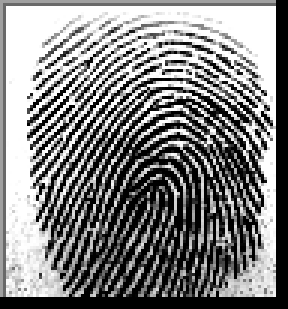
#> input picture finger_to_hash/demo_finger/100__M_Left_index_finger.bmp, 96 x 103 px, found by its file name (shown 3 times larger)
$ python finger_to_hash.py   (older library calls are emulated)
#> lines starting #> are read from the running program, lines starting #| are printed output that depends on the picture; after the words box and inside, x2 and y2 are one past the last pixel; in counts of white or black regions, pixels touching at a corner belong together
import cv2
import numpy as np
from skimage.morphology import skeletonize
from math import atan2, cos, sin, pi
import hashlib
from simhash import Simhash
import json

# -----------------------------
# CONFIG
# -----------------------------
IMAGE_PATH = "100__M_Left_index_finger.bmp"  # Change this to your file path

# -----------------------------
# STEP 1: Read and preprocess
# -----------------------------
def read_image(path):
    img = cv2.imread(path)
    if img is None:
        raise FileNotFoundError(f"Cannot read image at: {path}")
    if len(img.shape) == 3:
        img = cv2.cvtColor(img, cv2.COLOR_BGR2GRAY)
    return img

def preprocess_fingerprint(img):
    img = cv2.resize(img, (256, 256))
    edges = cv2.Canny(img, 50, 150)
    lines = cv2.HoughLines(edges, 1, np.pi / 180, 150)
    if lines is not None:
        rho, theta = lines[0][0]
        angle = np.degrees(theta)
        M = cv2.getRotationMatrix2D((128, 128), -angle, 1)
        img = cv2.warpAffine(img, M, (256, 256))
    return img

# -----------------------------
# STEP 2: Enhancement
# -----------------------------
def enhance_contrast(img):
    clahe = cv2.createCLAHE(clipLimit=2.0, tileGridSize=(8,8))
    return clahe.apply(img)

def gabor_enhance(img, ksize=21, sigma=5.0, theta_list=None, lambd=10.0, gamma=0.5, psi=0):
    if theta_list is None:
        theta_list = np.linspace(0, np.pi, 8, endpoint=False)
    accum = np.zeros_like(img, dtype=np.float32)
    for theta in theta_list:
        kern = cv2.getGaborKernel((ksize, ksize), sigma, theta, lambd, gamma, psi, ktype=cv2.CV_32F)
        filtered = cv2.filter2D(img.astype(np.float32), cv2.CV_32F, kern)
        np.maximum(accum, filtered, out=accum)
    acc = accum - accum.min()
    return (acc / acc.max() * 255).astype(np.uint8) if acc.max() != 0 else acc.astype(np.uint8)

def binarize(img):
    thr = cv2.adaptiveThreshold(img, 255, cv2.ADAPTIVE_THRESH_GAUSSIAN_C,
                                cv2.THRESH_BINARY, 21, 5)
    inv = cv2.bitwise_not(thr)
    return inv // 255

def thin(img_bin):
    return skeletonize(img_bin > 0).astype(np.uint8)

# -----------------------------
# STEP 3: Minutiae extraction
# -----------------------------
def minutiae_from_skeleton(skel):
    H, W = skel.shape
    minutiae = []
    gx = cv2.Sobel(skel.astype(np.float32), cv2.CV_32F, 1, 0, ksize=3)
    gy = cv2.Sobel(skel.astype(np.float32), cv2.CV_32F, 0, 1, ksize=3)
    for y in range(1, H-1):
        for x in range(1, W-1):
            if skel[y, x] == 0:
                continue
            nb = skel[y-1:y+2, x-1:x+2].copy()
            nb[1,1] = 0
            count = int(nb.sum())
            if count == 1 or count == 3:
                gxv = gx[y, x]
                gyv = gy[y, x]
                ang = atan2(gyv, gxv) if not (gxv == 0 and gyv == 0) else 0.0
                typ = "ending" if count == 1 else "bifurcation"
                minutiae.append((y, x, typ, ang))
    return minutiae

# -----------------------------
# STEP 4: Descriptor building
# -----------------------------
def pca_normalize_points(points):
    if len(points) == 0:
        return points, 0.0, np.array([0.0, 0.0])
    mean = points.mean(axis=0)
    centered = points - mean
    cov = np.cov(centered.T)
    eigvals, eigvecs = np.linalg.eigh(cov + 1e-9*np.eye(2))
    principal = eigvecs[:, np.argmax(eigvals)]
    angle = atan2(principal[1], principal[0])
    c, s = cos(-angle), sin(-angle)
    R = np.array([[c, -s], [s, c]])
    rotated = centered.dot(R.T)
    return rotated, angle, mean

def build_fixed_descriptor(minutiae, image_shape, grid_size=(16,16), orient_bins=8):
    H, W = image_shape
    pts = np.array([[x, y] for (y, x, _, _) in minutiae], dtype=np.float32)
    if pts.size == 0:
        return np.zeros(grid_size[0]*grid_size[1]*orient_bins, dtype=np.uint8)
    rotated, angle, mean = pca_normalize_points(pts)
    minxy = rotated.min(axis=0)
    maxxy = rotated.max(axis=0)
    span = maxxy - minxy
    span[span == 0] = 1.0
    gx, gy = grid_size
    desc = np.zeros((gy, gx, orient_bins), dtype=np.uint8)
    for (y, x, typ, ang) in minutiae:
        orig = np.array([x, y], dtype=np.float32)
        centered = orig - mean
        c, s = cos(-angle), sin(-angle)
        R = np.array([[c, -s], [s, c]])
        rotated_pt = centered.dot(R.T)
        normx = (rotated_pt[0] - minxy[0]) / span[0]
        normy = (rotated_pt[1] - minxy[1]) / span[1]
        cx = min(max(normx, 0.0), 0.9999)
        cy = min(max(normy, 0.0), 0.9999)
        ix = int(cx * gx)
        iy = int(cy * gy)
        a = (ang + pi) % (2*pi)
        bin_idx = int((a / (2*pi)) * orient_bins) % orient_bins
        desc[iy, ix, bin_idx] = 1
    return desc.flatten()

# -----------------------------
# STEP 5: Tolerant hash
# -----------------------------
def tolerant_hash(descriptor):
    # Convert descriptor bits into textual feature tokens for Simhash
    features = [f"bit_{i}" for i, b in enumerate(descriptor) if b == 1]
    sim_val = Simhash(features).value
    return hashlib.sha256(str(sim_val).encode()).hexdigest()

# -----------------------------
# STEP 6: Main pipeline
# -----------------------------
def fingerprint_to_hash(image_path):
    img = read_image(image_path)
#> in read_image, img is the input picture: shape (103, 96, 3); min 0, max 255, mean 130
    img = preprocess_fingerprint(img)
#> in preprocess_fingerprint, `img = cv2.resize(img, (256, 256))`:
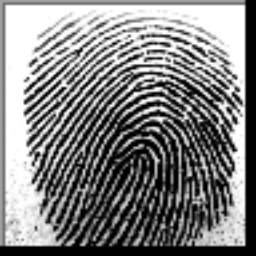
#> img: shape (256, 256); min 0, max 255, mean 129.9
#> in preprocess_fingerprint, `edges = cv2.Canny(img, 50, 150)`:
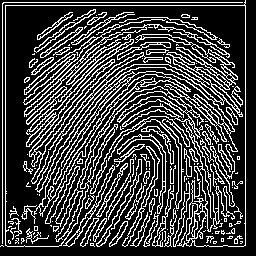
#> edges: shape (256, 256); 25.3% white in thin lines or dots
#> in preprocess_fingerprint, `lines = cv2.HoughLines(edges, 1, np.pi / 180, 150)`: lines = [[245, 0], [2, 0], [5, 0], [2, 1.57], [5, 1.57], [170, 0.785]]
#> in preprocess_fingerprint, `rho, theta = lines[0][0]`: rho = 245; theta = 0
#> in preprocess_fingerprint, `M = cv2.getRotationMatrix2D((128, 128), -angle, 1)`: M = [[1, 0, 0], [0, 1, 0]]
    enhanced = enhance_contrast(img)
    gabor = gabor_enhance(enhanced)
#> the loop in gabor_enhance, `for theta in theta_list:` made 8 passes
#> pass 1, in gabor_enhance, `filtered = cv2.filter2D(img.astype(np.float32), cv2.CV_32F, kern)`:
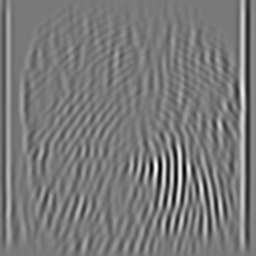
#> filtered: shape (256, 256) float32; min -8938.1, max 9773.7, mean -10; drawn with min black and max white
#> after the loop in gabor_enhance, `for theta in theta_list:`:
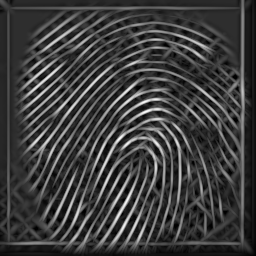
#> accum: shape (256, 256) float32; min 0, max 11567, mean 2796.4; drawn with min black and max white
    bin_img = binarize(gabor)
#> in binarize, `thr = cv2.adaptiveThreshold(img, 255, cv2.ADAPTIVE_THRESH_GAUSSIAN_C, ..`:
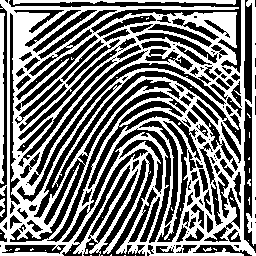
#> thr: shape (256, 256); 48.2% white; 52 white regions (46 under 20 px), largest, box (x1, y1, x2, y2) and area: (0, 0, 256, 256) 30101, (0, 13, 5, 184) 633, (13, 0, 236, 5) 609, (0, 198, 5, 208) 36, (0, 209, 5, 217) 22, (203, 247, 212, 252) 22
    skel = thin(bin_img)
#> in thin, `return skeletonize(img_bin > 0).astype(np.uint8)`:
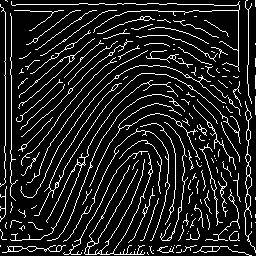
#> returned value: shape (256, 256); values 0 (black) and 1 (white), 11.9% white in thin lines or dots
    minutiae = minutiae_from_skeleton(skel)
#> in minutiae_from_skeleton, `gy = cv2.Sobel(skel.astype(np.float32), cv2.CV_32F, 0, 1, ksize=3)`:
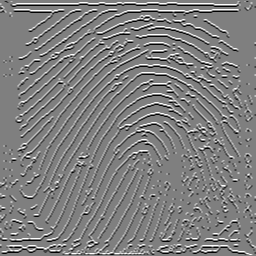
#> gy: shape (256, 256) float32; min -4, max 4, mean 0.00394; drawn with min black and max white
#> after the loop in minutiae_from_skeleton, `for y in range(1, H-1):`: minutiae = 1211 items, first 6: (1, 7, 'ending', -2.36), (1, 11, 'ending', 1.57), (1, 239, 'ending', 2.36), (3, 238, 'bifurcation', 2.36), (3, 251, 'ending', 1.57), (4, 237, 'bifurcation', 0)
    descriptor = build_fixed_descriptor(minutiae, skel.shape)
#> in build_fixed_descriptor, `pts = np.array([[x, y] for (y, x, _, _) in minutiae], dtype=np.float32)`: pts = 1211 pairs, first value 1 to 251, second value 1 to 254
#> in pca_normalize_points, `mean = points.mean(axis=0)`: mean = [142.8, 147.2]
#> in pca_normalize_points, `centered = points - mean`: centered = 1211 pairs, first value -141.8 to 108.2, second value -146.2 to 106.8
#> in pca_normalize_points, `cov = np.cov(centered.T)`: cov = [[5374.5, -237.8], [-237.8, 5579.9]]
#> in pca_normalize_points, `eigvals, eigvecs = np.linalg.eigh(cov + 1e-9*np.eye(2))`: eigvals = [5218.2, 5736.3]; eigvecs = [[-0.836, -0.549], [-0.549, 0.836]]
#> in pca_normalize_points, `principal = eigvecs[:, np.argmax(eigvals)]`: principal = [-0.549, 0.836]
#> in pca_normalize_points, `angle = atan2(principal[1], principal[0])`: angle = 2.15
#> in pca_normalize_points, `c, s = cos(-angle), sin(-angle)`: c = -0.549; s = -0.836
#> in pca_normalize_points, `R = np.array([[c, -s], [s, c]])`: R = [[-0.549, 0.836], [-0.836, -0.549]]
#> in pca_normalize_points, `rotated = centered.dot(R.T)`: rotated = 1211 pairs, first value -180 to 164.9, second value -140.3 to 193.8
#> in build_fixed_descriptor, `rotated, angle, mean = pca_normalize_points(pts)`: angle = 2.15; mean = [142.8, 147.2]
#> in build_fixed_descriptor, `minxy = rotated.min(axis=0)`: minxy = [-180, -140.3]
#> in build_fixed_descriptor, `maxxy = rotated.max(axis=0)`: maxxy = [164.9, 193.8]
#> in build_fixed_descriptor, `span = maxxy - minxy`: span = [344.9, 334.1]
#> the loop in build_fixed_descriptor, `for (y, x, typ, ang) in minutiae:` made 1211 passes
#> (y, x, typ, ang, orig, centered, rotated_pt, normx) on passes 1 to 3: (1, 7, 'ending', -2.36, [7, 1], [-135.8, -146.2], [-47.61, 193.8], 0.384), (1, 11, 'ending', 1.57, [11, 1], [-131.8, -146.2], [-49.8, 190.4], 0.377), (1, 239, 'ending', 2.36, [239, 1], [96.24, -146.2], [-175.1, -0.0876], 0.0143)
    hash_val = tolerant_hash(descriptor)
    return {
        "IMAGE_PATH": image_path,
        "hash_value": hash_val
    }

# -----------------------------
# ENTRY POINT
# -----------------------------
if __name__ == "__main__":
#> (the run stopped early here; a loop or call above may not have finished)

$ run again, with finger_to_hash/demo_finger/100__M_Right_little_finger.bmp copied over finger_to_hash/demo_finger/100__M_Left_index_finger.bmp
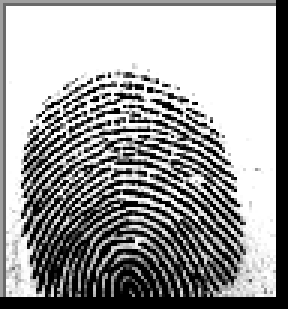
#> input picture finger_to_hash/demo_finger/100__M_Right_little_finger.bmp, 96 x 103 px, found by its file name (shown 3 times larger)
#> in read_image, img is the input picture: shape (103, 96, 3); min 0, max 255, mean 157.9
#> in preprocess_fingerprint, `edges = cv2.Canny(img, 50, 150)`:
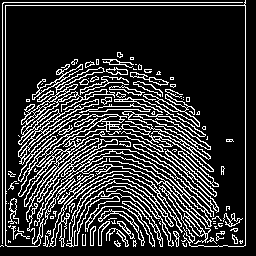
#> edges: shape (256, 256); 19.5% white in thin lines or dots
#> lines = [[245, 0], [2, 0], [5, 0], [2, 1.57], [5, 1.57], [11, 2.36]]
#> rho = 245; theta = 0
#> M = [[1, 0, 0], [0, 1, 0]]
#> thr: shape (256, 256); 61.6% white; 215 black regions (82 under 20 px), largest, box (x1, y1, x2, y2) and area: (9, 0, 241, 242) 2359, (244, 0, 252, 243) 1645, (98, 157, 215, 240) 1079
#> in minutiae_from_skeleton, `gy = cv2.Sobel(skel.astype(np.float32), cv2.CV_32F, 0, 1, ksize=3)`:
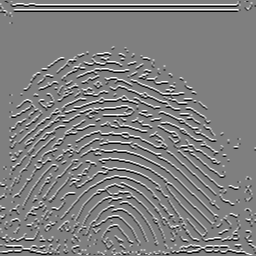
#> gy: shape (256, 256) float32; min -4, max 4, mean 0.00223; drawn with min black and max white
#> after the loop in minutiae_from_skeleton, `for y in range(1, H-1):`: minutiae = 1264 items, first 6: (1, 7, 'ending', -2.36), (1, 11, 'ending', 1.57), (3, 238, 'bifurcation', 2.36), (3, 251, 'ending', 1.57), (4, 237, 'bifurcation', 0), (4, 238, 'bifurcation', -2.36)
#> pts = 1264 pairs, first value 1 to 251, second value 1 to 254
#> in pca_normalize_points, `mean = points.mean(axis=0)`: mean = [110.1, 161.9]
#> in pca_normalize_points, `centered = points - mean`: centered = 1264 pairs, first value -109.1 to 140.9, second value -160.9 to 92.13
#> cov = [[4595.3, 455.9], [455.9, 3763.4]]
#> eigvals = [3562.3, 4796.5]; eigvecs = [[0.404, -0.915], [-0.915, -0.404]]
#> principal = [-0.915, -0.404]
#> in pca_normalize_points, `angle = atan2(principal[1], principal[0])`: angle = -2.73
#> in pca_normalize_points, `c, s = cos(-angle), sin(-angle)`: c = -0.915; s = 0.404
#> in pca_normalize_points, `R = np.array([[c, -s], [s, c]])`: R = [[-0.915, -0.404], [0.404, -0.915]]
#> in pca_normalize_points, `rotated = centered.dot(R.T)`: rotated = 1264 pairs, first value -160.9 to 160.7, second value -126.1 to 202.2
#> in build_fixed_descriptor, `rotated, angle, mean = pca_normalize_points(pts)`: angle = -2.73; mean = [110.1, 161.9]
#> minxy = [-160.9, -126.1]
#> maxxy = [160.7, 202.2]
#> span = [321.6, 328.3]
#> the loop in build_fixed_descriptor, `for (y, x, typ, ang) in minutiae:` made 1264 passes
#> (y, x, typ, ang, orig, centered, rotated_pt, normx) on passes 1 to 3: (1, 7, 'ending', -2.36, [7, 1], [-103.1, -160.9], [159.3, 105.6], 0.995), (1, 11, 'ending', 1.57, [11, 1], [-99.09, -160.9], [155.6, 107.2], 0.984), (3, 238, 'bifurcation', 2.36, [238, 3], [127.9, -158.9], [-52.88, 197], 0.336)

$ run again, with finger_to_hash/demo_finger/101__M_Left_middle_finger.bmp copied over finger_to_hash/demo_finger/100__M_Left_index_finger.bmp
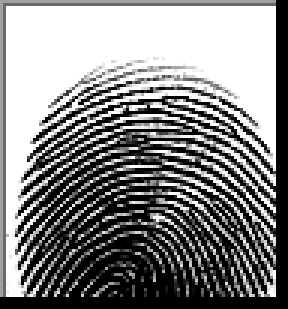
#> input picture finger_to_hash/demo_finger/101__M_Left_middle_finger.bmp, 96 x 103 px, found by its file name (shown 3 times larger)
#> in read_image, img is the input picture: shape (103, 96, 3); min 0, max 255, mean 133.1
#> in preprocess_fingerprint, `edges = cv2.Canny(img, 50, 150)`:
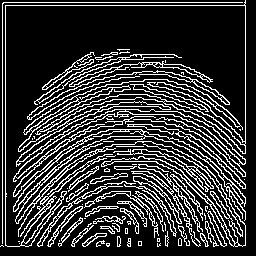
#> edges: shape (256, 256); 20.6% white in thin lines or dots
#> lines = [[2, 0], [5, 0], [2, 1.57], [5, 1.57], [245, 0]]
#> rho = 2; theta = 0
#> M = [[1, 0, 0], [0, 1, 0]]
#> thr: shape (256, 256); 55.5% white; 134 black regions (67 under 20 px), largest, box (x1, y1, x2, y2) and area: (9, 0, 241, 128) 3984, (10, 113, 256, 217) 3105, (9, 145, 241, 241) 1592
#> in minutiae_from_skeleton, `gy = cv2.Sobel(skel.astype(np.float32), cv2.CV_32F, 0, 1, ksize=3)`:
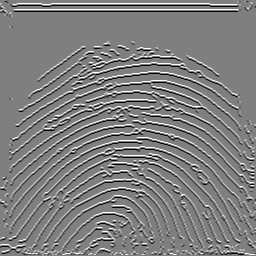
#> gy: shape (256, 256) float32; min -4, max 4, mean 0.00558; drawn with min black and max white
#> after the loop in minutiae_from_skeleton, `for y in range(1, H-1):`: minutiae = 770 items, first 6: (1, 7, 'ending', -2.36), (3, 251, 'ending', 1.57), (4, 238, 'bifurcation', 0), (9, 3, 'bifurcation', 2.36), (9, 247, 'bifurcation', 0), (9, 248, 'bifurcation', 2.36)
#> pts = 770 pairs, first value 1 to 254, second value 1 to 254
#> in pca_normalize_points, `mean = points.mean(axis=0)`: mean = [134.3, 162.3]
#> in pca_normalize_points, `centered = points - mean`: centered = 770 pairs, first value -133.3 to 119.7, second value -161.3 to 91.73
#> cov = [[4853, 393.2], [393.2, 4651.1]]
#> eigvals = [4346.1, 5158]; eigvecs = [[0.613, -0.79], [-0.79, -0.613]]
#> principal = [-0.79, -0.613]
#> in pca_normalize_points, `angle = atan2(principal[1], principal[0])`: angle = -2.48
#> in pca_normalize_points, `c, s = cos(-angle), sin(-angle)`: c = -0.79; s = 0.613
#> in pca_normalize_points, `R = np.array([[c, -s], [s, c]])`: R = [[-0.79, -0.613], [0.613, -0.79]]
#> in pca_normalize_points, `rotated = centered.dot(R.T)`: rotated = 770 pairs, first value -142.9 to 199.4, second value -152 to 197.4
#> in build_fixed_descriptor, `rotated, angle, mean = pca_normalize_points(pts)`: angle = -2.48; mean = [134.3, 162.3]
#> minxy = [-142.9, -152]
#> maxxy = [199.4, 197.4]
#> span = [342.3, 349.4]
#> the loop in build_fixed_descriptor, `for (y, x, typ, ang) in minutiae:` made 770 passes
#> (y, x, typ, ang, orig, centered, rotated_pt, normx) on passes 1 to 3: (1, 7, 'ending', -2.36, [7, 1], [-127.3, -161.3], [199.4, 49.4], 1), (3, 251, 'ending', 1.57, [251, 3], [116.7, -159.3], [5.41, 197.4], 0.433), (4, 238, 'bifurcation', 0, [238, 4], [103.7, -158.3], [15.07, 188.6], 0.461)

$ run again, with finger_to_hash/demo_finger/101__M_Right_middle_finger.bmp copied over finger_to_hash/demo_finger/100__M_Left_index_finger.bmp
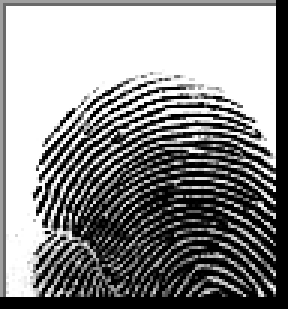
#> input picture finger_to_hash/demo_finger/101__M_Right_middle_finger.bmp, 96 x 103 px, found by its file name (shown 3 times larger)
#> in read_image, img is the input picture: shape (103, 96, 3); min 0, max 255, mean 139.6
#> edges: shape (256, 256); 19.6% white in thin lines or dots
#> lines = [[2, 0], [5, 0], [2, 1.57], [5, 1.57], [245, 0]]
#> rho = 2; theta = 0
#> M = [[1, 0, 0], [0, 1, 0]]
#> thr: shape (256, 256); 58.9% white; 130 black regions (55 under 20 px), largest, box (x1, y1, x2, y2) and area: (89, 0, 256, 252) 5361, (9, 0, 241, 121) 1959, (120, 199, 251, 256) 1341
#> in minutiae_from_skeleton, `gy = cv2.Sobel(skel.astype(np.float32), cv2.CV_32F, 0, 1, ksize=3)`:
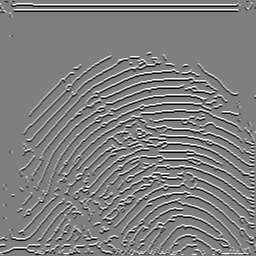
#> gy: shape (256, 256) float32; min -4, max 4, mean 0.00525; drawn with min black and max white
#> after the loop in minutiae_from_skeleton, `for y in range(1, H-1):`: minutiae = 1069 items, first 6: (1, 7, 'ending', -2.36), (3, 238, 'bifurcation', 2.36), (3, 251, 'ending', 1.57), (4, 237, 'bifurcation', 0), (4, 238, 'bifurcation', -2.36), (9, 247, 'bifurcation', 0)
#> pts = 1069 pairs, first value 1 to 254, second value 1 to 254
#> in pca_normalize_points, `mean = points.mean(axis=0)`: mean = [142.1, 174.3]
#> in pca_normalize_points, `centered = points - mean`: centered = 1069 pairs, first value -141.1 to 111.9, second value -173.3 to 79.74
#> cov = [[4319.2, -465.7], [-465.7, 3295.8]]
#> eigvals = [3115.6, 4499.4]; eigvecs = [[-0.361, -0.933], [-0.933, 0.361]]
#> principal = [-0.933, 0.361]
#> in pca_normalize_points, `angle = atan2(principal[1], principal[0])`: angle = 2.77
#> in pca_normalize_points, `c, s = cos(-angle), sin(-angle)`: c = -0.933; s = -0.361
#> in pca_normalize_points, `R = np.array([[c, -s], [s, c]])`: R = [[-0.933, 0.361], [-0.361, -0.933]]
#> in pca_normalize_points, `rotated = centered.dot(R.T)`: rotated = 1069 pairs, first value -163.4 to 160, second value -111.9 to 210.3
#> in build_fixed_descriptor, `rotated, angle, mean = pca_normalize_points(pts)`: angle = 2.77; mean = [142.1, 174.3]
#> minxy = [-163.4, -111.9]
#> maxxy = [160, 210.3]
#> span = [323.4, 322.2]
#> the loop in build_fixed_descriptor, `for (y, x, typ, ang) in minutiae:` made 1069 passes
#> (y, x, typ, ang, orig, centered, rotated_pt, normx) on passes 1 to 3: (1, 7, 'ending', -2.36, [7, 1], [-135.1, -173.3], [63.44, 210.3], 0.701), (3, 238, 'bifurcation', 2.36, [238, 3], [95.93, -171.3], [-151.3, 125.1], 0.0375), (3, 251, 'ending', 1.57, [251, 3], [108.9, -171.3], [-163.4, 120.4], 0)
